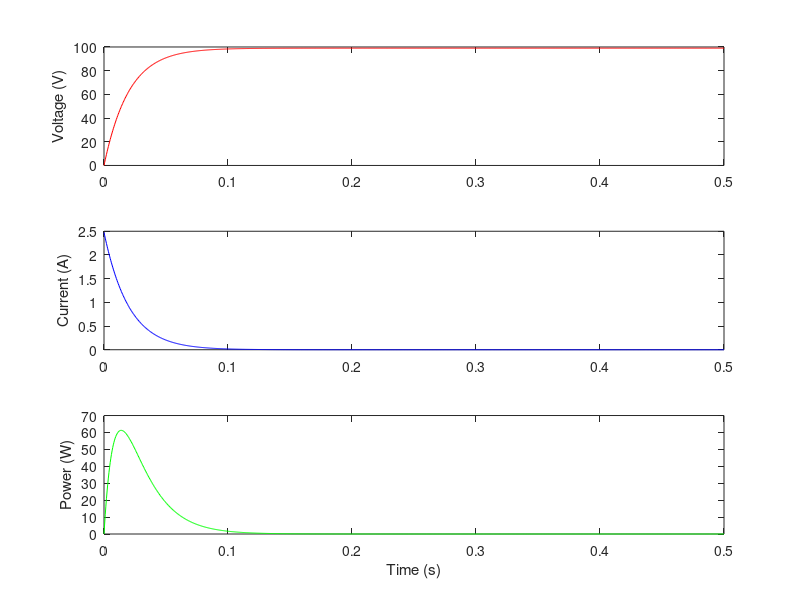

Source code (MATLAB):
fprintf('Precharge Calculations\n\n')
%% Pre-Charge Circuit Component Parameteres %%
% http://liionbms.com/php/precharge.php
% Define the desired precharge time, the precharge current reaches 1/e of
% it is initial value after time of : Tau = R*C ; assume Tau = 100ms
Tau = 100 * 1e-3;

% The current will be managable after a certain amount of time. that time
% is 5*Tau, so if the desired precharge time was 100ms and the load capcity
% 5Tau gives a capacitor charge of 99.3% 
% is 50000 uf, R is then equal to:
Load_capcity = 500*1e-6;
R = (Tau / (Load_capcity * 5)); 
fprintf('The Resistor Value Should be %4.2f ohms. \n', R);


% The Energy dissipated by the precharge resistor is E =
% (Load_capcity*v^2)/2 :
V = 30*3.3; % 27 cell in series
E = (Load_capcity * V^2)/2;
fprintf('The Energy Dissipated by the Precharge Resistor is %4.2f Joules. \n', E);

% The Power dissipated by the precharge  resistor during the precharge is
% the the energy over precharge time.
P = E/Tau;
fprintf('The Power Dissipated by the Precharge Resistor During the Precharge is %4.2f Watts \n',P);

% The instantaneoues power at the beginning of the precharge is :
p_instantaneous = V^2 /R;
fprintf('The Instantaneoues Power at the Beginning of the Precharge is %4.2f watts \n',p_instantaneous)

%% Plots
Vs = 30*3.3;
t = linspace(0, 500*1e-3, 1000);
C = Load_capcity;

Vc = Vs.*(1-exp(-t./(R.*C)));

Ic = (Vs-Vc)./R;
maxIc = max(Ic);
Pc = Vc.*Ic;

figure()
hold on
subplot(3, 1, 1)
plot(t, Vc, 'r')
ylabel('Voltage (V)')
subplot(3,1,2)
plot(t, Ic, 'b')
ylabel('Current (A)')
subplot(3,1,3)
plot(t, Pc, 'g')
xlabel('Time (s)')
ylabel('Power (W)')
hold off

fprintf('Max precharge current:     %.2f A\n\n', maxIc)